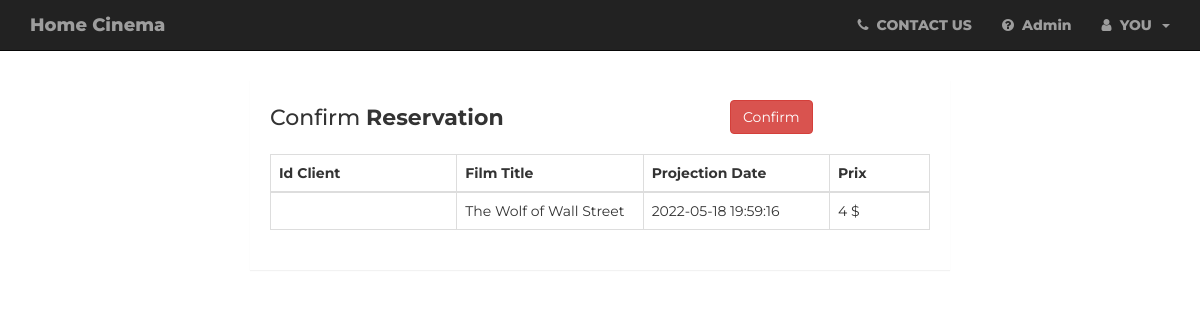
The page /php/reservation.php?id=1 on the database its author committed.
### tables this page shows
CREATE TABLE `projection` (
  `id_projection` int(30) NOT NULL,
  `film` int(30) NOT NULL,
  `time` timestamp NOT NULL DEFAULT current_timestamp() ON UPDATE current_timestamp(),
  `prix` varchar(30) NOT NULL
);

CREATE TABLE `films` (
  `id_film` int(30) NOT NULL,
  `titre` varchar(50) DEFAULT NULL,
  `realisateur` varchar(50) NOT NULL,
  `acteur` text NOT NULL,
  `annee` date NOT NULL
);

### php/reservation.php (the view, shortened to what this page needs)
<!DOCTYPE html>
<?php
$conn=cnxBD();
$sql = "SELECT * FROM `projection` p join films f on p.film=f.id_film where id_projection=".$_GET['id'];
try {
    $statement = $conn->prepare($sql);
    $statement->execute();
    $showfilms = $statement->fetchAll();
} catch (PDOException $e){
    echo ($e ->getMessage());
}
?>
<html lang="en">
<head>
    <link rel="stylesheet" href="../css/reservation.css">
    <?php include '../components/header.php';?>
</head>
<body>
    <?php include '../components/nav.php';?>
    <div class="container-lg">
        <div class="table-responsive">
            <div class="table-wrapper">
                <form action="confirm.php" method="post" >
                <div class="table-title">
                    <div class="row">
                        <div class="col-sm-8">
                            <h2>Confirm <b>Reservation</b></h2>
                        </div>
                        <div class="col-sm-4">
                            <button  type="submit" name="submit" class="btn btn-danger "></i>
                                Confirm</button>
                        </div>
                    </div>
                </div>
                <table class="table table-bordered">
                    <thead>
                        <tr>
                            <th>Id Client</th>
                            <th>Film Title</th>
                            <th>Projection Date</th>
                            <th>Prix</th>
                        </tr>
                    </thead>
                    <tbody>
                        <tr>
                            <td><input type="hidden" name="username" value="<?php echo $_SESSION['username']; ?>"><?php echo $_SESSION['username']; ?></td>
                            <td><input type="hidden" name="titre" value="<?php echo $showfilms[0]['titre']; ?>"><?php echo $showfilms[0]['titre']; ?></td>
                            <td><input type="hidden" name="time" value="<?php echo $showfilms[0]['time']; ?>"><?php echo $showfilms[0]['time']; ?></td>
                            <td><input type="hidden" name="prix" value="<?php echo $showfilms[0]['prix']; ?>"><?php echo $showfilms[0]['prix']; ?></td>
                        </tr>
                    </tbody>
                </table>
                </form>
            </div>
        </div>
    </div>
</body>
</html>

### css/reservation.css (style rules this page uses)
body { color: red; background: #000; font-family: 'Open Sans', sans-serif; }
.table-wrapper { width: 700px; margin: 30px auto; background: #fff; padding: 20px; box-shadow: 0 1px 1px rgba(0, 0, 0, .05); }
.table-title { padding-bottom: 10px; margin: 0 0 10px; }
.table-title h2 { margin: 6px 0 0; font-size: 22px; }
table.table { table-layout: fixed; }
table.table tr th, table.table tr td { border-color: #e9e9e9; }
table.table th:last-child { width: 100px; }

### css/modern-business.css (style rules this page uses)
html, body { height: 100%; }
body { padding-top: 50px; }

### css/bookmymovie.css (style rules this page uses)
body { font-family: 'Montserrat', sans-serif; }

### rows shown on the page
projection: films.titre "The Wolf of Wall Street", time "2022-05-18 19:59:16", prix "4 $"
